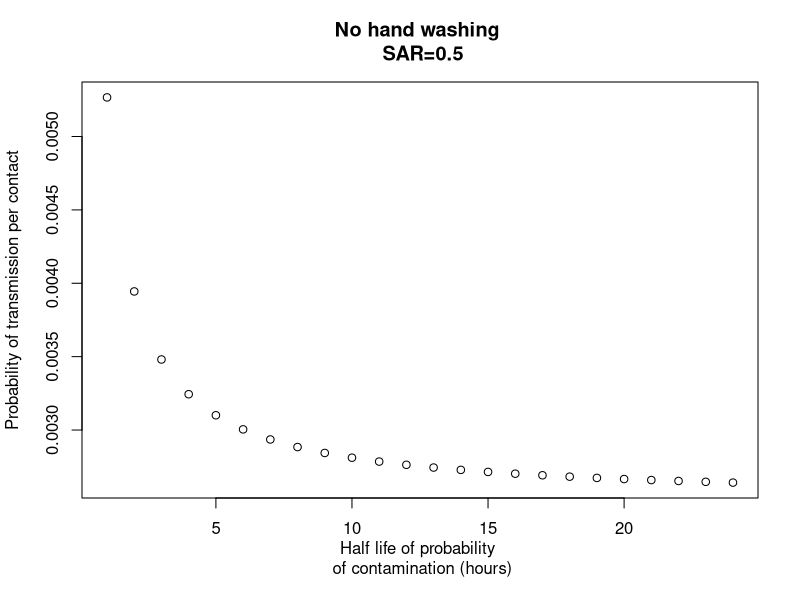
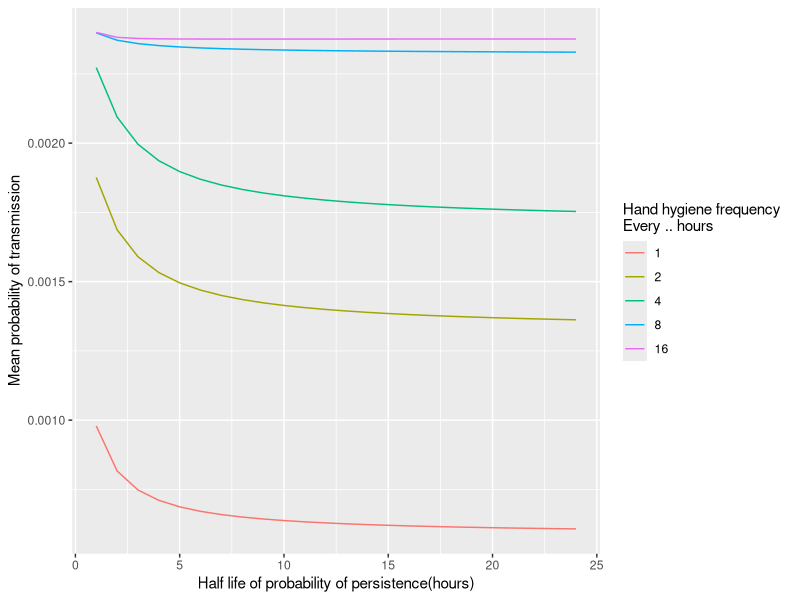
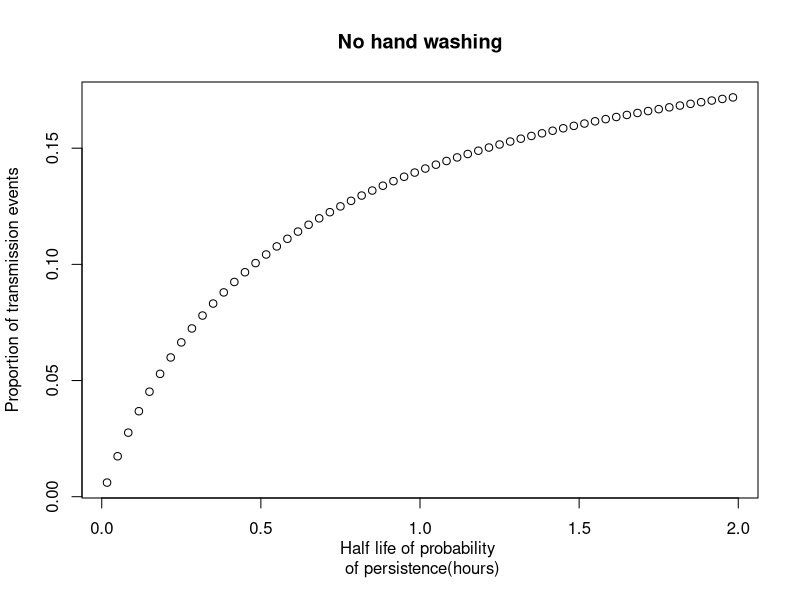
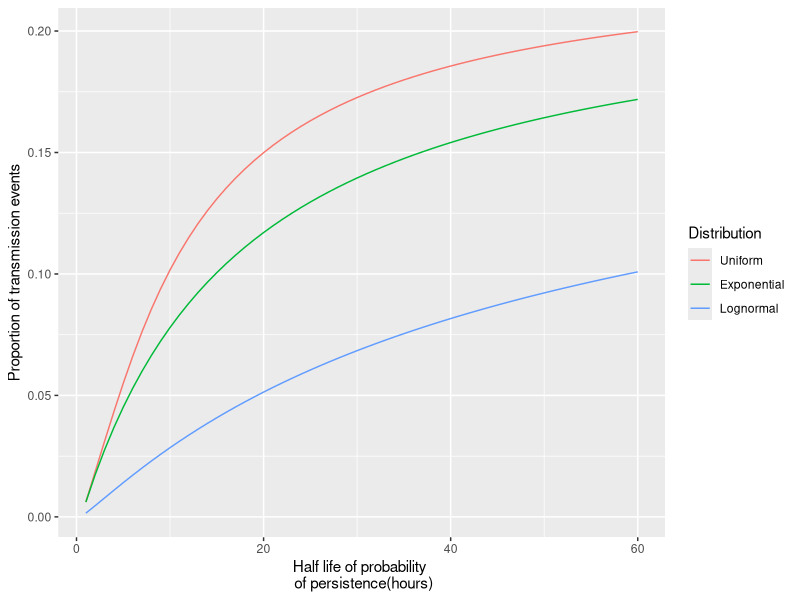

Recreate these plots in R, in order.
# =============================================================================== #
# Hand hygiene covid-19 model 
# =============================================================================== #
# Packages
library(ggplot2)
library(tidyr)
library(dplyr)

# Generate times according to exponential distribution
# Exponentially distributed time-to-event until time t_end
exp.times <- function(t_end, rate){
  t <- t_temp <- NULL
  t0 <- t_max <- 0
  while(t_max< t_end){
    temp <- rexp(1, rate=rate)
    t_temp <- c(t_temp, temp)
    t_max <- t_max + temp
    t <-c(t, t_max) 
  }
  if(t[length(t)]>t_end) {
    t <- t[-length(t)]
    t_temp <- t_temp[-length(t_temp)]
  }
  return(list(t=t,t_temp=t_temp))
}

lognormal.times <- function(t_end, c_mean, c_sd){
  t <- t_temp <- NULL
  t0 <- t_max <- 0
  while(t_max< t_end){
    temp <- rlnorm(1, meanlog=c_mean, sdlog=c_sd)
    t_temp <- c(t_temp, temp)
    t_max <- t_max + temp
    t <-c(t, t_max) 
  }
  if(t[length(t)]>t_end) {
    t <- t[-length(t)]
    t_temp <- t_temp[-length(t_temp)]
  }
  return(list(t=t,t_temp=t_temp))
}

# =============================================================================== #
# Household function
# =============================================================================== #
# unit of time = hour
# c_rate = Rate at which hands of person is contaminated
# f_rate = Rate at which hands touch face (per unit of time)
# halflife = Time until probability of persistence is halved (per unit of time)
# f_times = Mean number of times at which hands touch face (per unit of time)
# t_end = Time period (default: 24 hours)
# eps = Probability of transmission per contact
# HW = Option for hand washing frequency (1=fixed regular times, 2=exponential)
# For HW=1: t_reg =
# For HW=2: hw_mean = mean for exponential distribution of hand washing times
# CT = Option for distribution of carriage duration
# =============================================================================== #

household.fun <- function(hh_num=1,t_end=24, 
                          CT = 2, c_mean=1, c_sd=1, halflife=1, 
                          f_rate=2, eps=0.01,
                          HW = 1, hw_mean=10/60,
                          seed=NULL){
  if(!is.null(seed)) set.seed(seed)
  # rate for exponential decay computed from halflife
  v_rate <- -log(0.5)/halflife
  
  p_inf <- rep(NA, hh_num)
  for(h in 1:hh_num){
    # Contamination times
    if(CT==1){ # Fixed times (constant)
      t_c<- seq(0, t_end, by = c_mean)
    }else if(CT==2){ # Exponential distrbution
      t_c <- exp.times(t_end,1/c_mean)$t
    }else if(CT==3){ # Log-normal (heavy-tail)
      t_c <- lognormal.times(t_end,c_mean,c_sd)$t
    }

    
    # Hand washing times/events
    t_HW <-NULL
    if(HW==1){# Hand washing at fixed times
      t_HW <- seq(0, t_end, by = hw_mean)
    }else if(HW==2){# Hand washing at random times (Poisson)
      t_HW <- exp.times(t_end, 1/hw_mean)$t
    }else if(HW==3){# Event-prompted hand washing
      # TBD
    }
    
    # Face-touching events
    # For now: poisson distribution for events/exponential distribution for times
    t_f <- exp.times(t_end, f_rate)$t

    # Compute probability of persistence at face-touching events
    # For now: Exponential distribution 
    v <- rep(0, length(t_f)) # prob. of contamination at face touching events
    for(i in 1:length(t_f)){
      ind <- which(t_c<=t_f[i])
      if(length(ind)>0){
        # Last contamination event/time
        last <- t_c[ind[length(ind)]] 
        if(HW==0) v[i] <- exp(-v_rate*(t_f[i]-last)) # No handwashing events
        else{
          # Was there a hand washing in between contamination and face-touching?
          ind_HW <- intersect(which(t_HW>=last), which(t_HW<t_f[i]))
          if(length(ind_HW)>0) v[i] <- 0 # yes
          else v[i] <- exp(-v_rate*(t_f[i]-last)) # no
        }
      }
    }
    
    # Force of infection
    foi <- eps*v
    # Probability of infection
    p_inf[h] <- 1-exp(-sum(foi))
  }
  return(list(p_inf=p_inf, v=v, t_c=t_c, t_f=t_f, t_HW=t_HW))
}

# Calculate epsilon (prob. of transmission per contact) in scenario with no HW
# Fixed SAR
compute.eps <- function(t_end,c_mean,f_rate,halflife, SAR=0.5, seed=NULL){
  if(!is.null(seed)) set.seed(seed)
  t_c <- exp.times(t_end,1/c_mean)$t
  t_f <- exp.times(t_end, f_rate)$t
  v_rate <- -log(0.5)/halflife
  sum <- 0
  for(i in 1:length(t_f)){
    ind <- which(t_c<=t_f[i])
    if(length(ind)>0){
      last <- t_c[ind[length(ind)]] 
      sum <- sum + exp(-v_rate*(t_f[i]-last))
    }
  }
  return(-log(SAR)/sum)
}


###############################

# Without hand washing
dc <- seq(1,24)
eps <- probTrans <- meanP <- rep(0,length(dc))
for(i in 1:length(dc)){
  eps[i] <- compute.eps(t_end=24,c_mean=1,f_rate=11,halflife=dc[i], SAR=0.5, seed=12345)
  p <- household.fun(hh_num=1, HW=0, f_rate=11, eps=eps[i], halflife=dc[i],seed=12345)$v
  meanP[i] <- mean(p)
  # probTrans[i] <- eps[i]*mean(p)
}

plot(dc, eps, 
     xlab="Half life of probability \n of contamination (hours)", 
     ylab="Probability of transmission per contact",
     main="No hand washing \n SAR=0.5")

# plot(dc, meanP, 
#      xlab="Half life of probability \n of contamination (hours)", ylab="Probability of persistence",
#      main="No hand washing \n SAR=0.5")


# With hand washing
# how transmission prob in a 2 person household changes with hand hygiene frequency as a 
# function of duration of contamination (but where parameters are constrained to give the 
# same secondary attack rate in the absence of hand hygiene)
# hw <- c(1,2,3,6,12,15,20)
hw <- c(1,2,4,8,16)
dc <- seq(1,24)
data <- NULL
for(h in hw){
  eps <- probTrans <- meanP <- rep(0,length(dc))
  for(i in 1:length(dc)){
    eps[i] <- compute.eps(t_end=24,c_mean=1,f_rate=11,halflife=dc[i], seed=12345)
    p <- household.fun(hh_num=1, HW=1,hw_mean=h, f_rate=11, eps=eps[i], halflife=dc[i],seed=12345)$v
    meanP[i] <- mean(p)
    probTrans[i] <- mean(eps[i]*p)
  }
  data <- cbind(data, probTrans)
}

data <- as.data.frame(data)
colnames(data) <- 1:ncol(data)
rownames(data) <- 1:nrow(data)
data %>% gather() %>% group_by(key) %>% 
  mutate(x=1:n()) %>%
  ggplot(aes(x=x, y=value,group=key,color=key)) + 
  geom_line() +
  xlab("Half life of probability of persistence(hours)") + 
  ylab("Mean probability of transmission") + 
  scale_color_discrete(name="Hand hygiene frequency \nEvery .. hours",
                       labels=hw)

# =============================================================================== #
# plot of how many transmission events (in a population of 100 two person 
# households say) result from hands that have been contaminated for at least x 
# minutes in the absence of hand hygiene (so x axis is minutes, y axis is 
# proportion of transmission events)
# =============================================================================== #
dc <- seq(1,2*60,by=2)/60
p <- rep(0, length(dc))
for(i in 1:length(dc)){
  p[i] <- mean(household.fun(hh_num=100, HW=0, f_rate=11, eps=0.001, halflife=dc[i],seed=12345)$p_inf)
}
plot(dc, p, 
     xlab="Half life of probability \n of persistence(hours)", ylab="Proportion of transmission events",
     main="No hand washing")


# =============================================================================== #
# exploration of whether distribution of duration of carriage duration matters. 
# i.e. are results the same if duration is constant or exponential 
# (with the same mean) - or heavy-tailed 
# =============================================================================== #
dc <- seq(1,2*60,by=2)/60
p <- q <- r <- rep(0, length(dc))
for(i in 1:length(dc)){
  p[i] <- mean(household.fun(hh_num=100, HW=0, CT=1, c_mean=1,f_rate=11, eps=0.001, halflife=dc[i],seed=12345)$p_inf)
  q[i] <- mean(household.fun(hh_num=100, HW=0, CT=2, c_mean=1,f_rate=11, eps=0.001, halflife=dc[i],seed=12345)$p_inf)
  r[i] <- mean(household.fun(hh_num=100, HW=0, CT=3, c_mean=1,c_sd=1, f_rate=11, eps=0.001, halflife=dc[i],seed=12345)$p_inf)
}

dataSens <- as.data.frame(cbind(p,q,r)) 
colnames(dataSens) <- 1:ncol(dataSens)
dataSens %>% gather() %>% group_by(key) %>% 
  mutate(x=1:n()) %>%
  ggplot(aes(x=x, y=value,group=key,color=key)) + 
  geom_line() +
  xlab("Half life of probability \n of persistence(hours)") + 
  ylab("Proportion of transmission events") + 
  scale_color_discrete(name="Distribution",
                       labels=c("Uniform","Exponential","Lognormal"))
